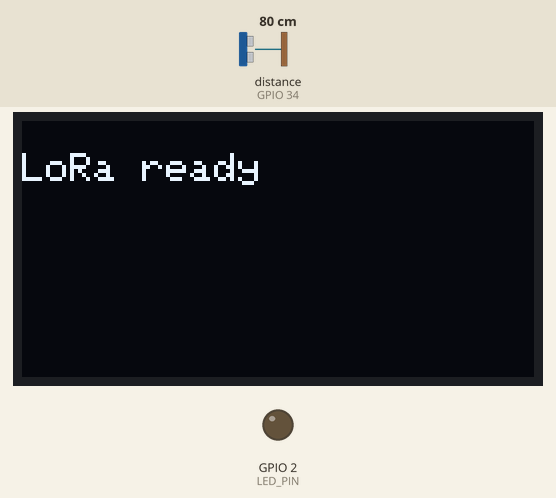
This sketch was run on a simulated ESP32. Shown: 128×64 one-colour display, output pins drawn as LEDs (lit = HIGH). Wiring (inferred from the names in the program): ultrasonic range finder: trigger GPIO 25; echo GPIO 34. Inputs (shaded band) come from the test bench; at power-on: distance to the obstacle (sensor on GPIO 34) 80 cm. The echo pulse lasts 58.3 µs per cm; no radio packets arrive unless stated; pins used as bus, display or sensor lines are not drawn; what the sketch prints to the serial monitor is not drawn.

Above: at 1.2 s.
6.3 s: distance to the obstacle (sensor on GPIO 34) set to 12 cm
At 8.5 s:
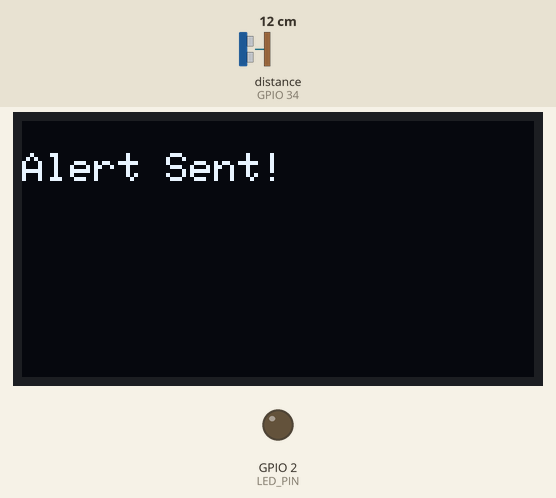
9.0 s: distance to the obstacle (sensor on GPIO 34) set to 9 cm
At 9.9 s:
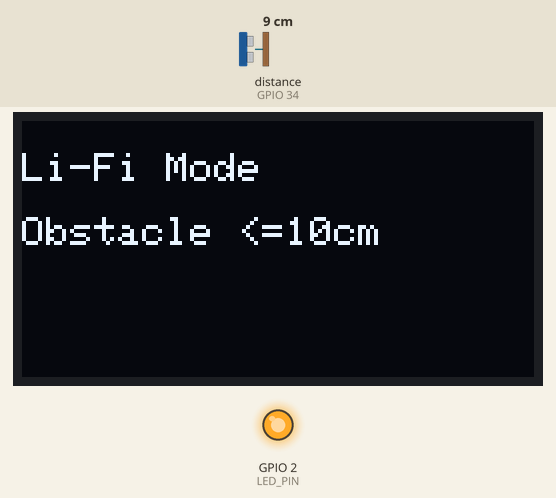
Timing chart, 0 to 12.0 s (numbered marks = the images above; inputs shaded):
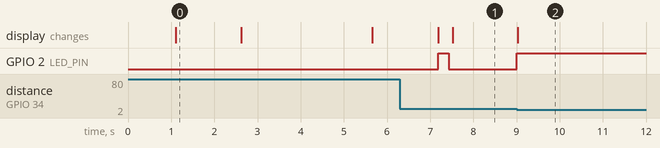

The sketch:

ev_final.ino
```cpp
// ============================================
// EMERGENCY VEHICLE WITH LIFI → LORA FALLBACK
// ============================================

#include <SPI.h>
#include <LoRa.h>
#include <Wire.h>
#include <Adafruit_GFX.h>
#include <Adafruit_SH110X.h>

// ---- OLED CONFIGURATION ----
#define SCREEN_WIDTH 128
#define SCREEN_HEIGHT 64
#define OLED_RESET -1
#define I2C_ADDRESS 0x3C
Adafruit_SH1106G display(SCREEN_WIDTH, SCREEN_HEIGHT, &Wire, OLED_RESET);

// ---- LoRa PINS ----
#define LORA_SCK   5
#define LORA_MISO  19
#define LORA_MOSI  27
#define LORA_SS    18
#define LORA_RST   14
#define LORA_DIO0  26
#define LORA_BAND  433E6

// ---- LiFi / Status LED ----
#define LED_PIN 2

// ---- Ultrasonic ----
#define TRIG_PIN 25
#define ECHO_PIN 34

bool alertSent = false;
const int STABLE_COUNT = 3;
int stableHits = 0;
bool triedLifi = false;
unsigned long lifiStartTime = 0;
const unsigned long LIFI_TIMEOUT = 3000;   // 3 seconds

// ---- Measure distance ----
float getDistance() {
  digitalWrite(TRIG_PIN, LOW);
  delayMicroseconds(2);
  digitalWrite(TRIG_PIN, HIGH);
  delayMicroseconds(10);
  digitalWrite(TRIG_PIN, LOW);

  long duration = pulseIn(ECHO_PIN, HIGH, 25000);
  if (duration == 0) return -1;   // no echo received
  return duration * 0.0343 / 2;
}

void setup() {
  pinMode(LED_PIN, OUTPUT);
  pinMode(TRIG_PIN, OUTPUT);
  pinMode(ECHO_PIN, INPUT);

  digitalWrite(LED_PIN, LOW);

  Serial.begin(115200);

  Wire.begin(21, 22);
  display.begin(I2C_ADDRESS, true);
  display.clearDisplay();
  display.setTextSize(1);
  display.setTextColor(SH110X_WHITE);
  display.setCursor(0, 8);
  display.println("Emergency Vehicle");
  display.display();
  delay(1000);

  SPI.begin(LORA_SCK, LORA_MISO, LORA_MOSI, LORA_SS);
  LoRa.setPins(LORA_SS, LORA_RST, LORA_DIO0);

  if (!LoRa.begin(LORA_BAND)) {
    display.clearDisplay();
    display.setCursor(0, 8);
    display.println("LoRa init failed!");
    display.display();
    while(1);
  }

  display.clearDisplay();
  display.setCursor(0, 8);
  display.println("LoRa ready");
  display.display();
  delay(1500);
  display.clearDisplay();
  display.display();
}

void loop() {

  // ---------- ULTRASONIC READING ----------
  float distance = getDistance();
  Serial.print("Distance: ");
  Serial.println(distance);

  // ----- First try LIFI before LORA -----
  if (!triedLifi) {
    triedLifi = true;
    lifiStartTime = millis();
    stableHits = 0;
  }

  // ----- If obstacle detected -----
  if (distance > 0 && distance <= 10) {
    stableHits++;

    digitalWrite(LED_PIN, HIGH);  // LiFi ON

    display.clearDisplay();
    display.setCursor(0, 8);
    display.println("Li-Fi Mode");
    display.setCursor(0, 24);
    display.println("Obstacle <=10cm");
    display.display();

    // If stable readings (success)
    if (stableHits >= STABLE_COUNT) {
      Serial.println("LiFi Transmission SUCCESS");
      return;    // DO NOT use LoRa
    }
  }

  // ---------- LIFI TIMEOUT / FAIL ----------
  if (millis() - lifiStartTime >= LIFI_TIMEOUT && !alertSent) {

    // LiFi failed
    digitalWrite(LED_PIN, LOW);

    Serial.println("LiFi FAILED → using LoRa fallback");

    display.clearDisplay();
    display.setCursor(0, 8);
    display.println("Li-Fi Failed");
    display.setCursor(0, 24);
    display.println("Sending via LoRa");
    display.display();
    delay(1500);

    // send lora instead
    sendSingleAlert();
    alertSent = true;
  }

  // ==========================================================
  //                RECEIVE FROM RSU (UPDATED)
  // ==========================================================
  int packetSize = LoRa.parsePacket();
  if (packetSize) {

    String incoming = "";
    while (LoRa.available()) incoming += (char)LoRa.read();
    Serial.print("RSU Data: ");
    Serial.println(incoming);

    // Expected format:
    // COUNT=xx;STATUS=RED/GREEN;ACTION=xxxx

    String countStr = "";
    String statusStr = "";
    String actionStr = "";

    int cIndex = incoming.indexOf("COUNT=");
    int sIndex = incoming.indexOf("STATUS=");
    int aIndex = incoming.indexOf("ACTION=");

    if (cIndex != -1) {
      int end = incoming.indexOf(';', cIndex);
      countStr = incoming.substring(cIndex + 6, end);
    }

    if (sIndex != -1) {
      int end = incoming.indexOf(';', sIndex);
      statusStr = incoming.substring(sIndex + 7, end);
    }

    if (aIndex != -1) {
      int end = incoming.indexOf(';', aIndex);
      if (end == -1) end = incoming.length();
      actionStr = incoming.substring(aIndex + 7, end);
    }

    // -------- DISPLAY ON OLED --------
    display.clearDisplay();
    display.setCursor(0, 0);
    display.println("RSU DATA");

    display.setCursor(0, 16);
    display.print("COUNT: ");
    display.println(countStr);

    display.setCursor(0, 28);
    display.print("STATUS: ");
    display.println(statusStr);

    display.setCursor(0, 40);
    display.print("ACTION: ");
    display.println(actionStr);

    display.display();
  }
}

// ==========================================================
//                  SEND ALERT FUNCTION
// ==========================================================
void sendSingleAlert() {
  Serial.println("Transmitting alert...");

  display.clearDisplay();
  display.setCursor(0, 8);
  display.println("Transmitting...");
  display.display();

  digitalWrite(LED_PIN, HIGH);
  delay(250);
  digitalWrite(LED_PIN, LOW);

  LoRa.beginPacket();
  LoRa.print("ALERT_FROM_EV");
  LoRa.endPacket();

  Serial.println("Alert sent!");

  display.clearDisplay();
  display.setCursor(0, 8);
  display.println("Alert Sent!");
  display.display();
}
```

Measured:
- the behaviour switches between 11 and 10 cm on distance to the obstacle (sensor on GPIO 34) (found by bisection; images 1 and 2)
- after the input at 9.0 s, GPIO 2 (LED_PIN): LOW → HIGH at once; the display: changes at once (image 2)
- what the display in image 0 shows lasts 1.5 s, from 1.1 s to 2.6 s
